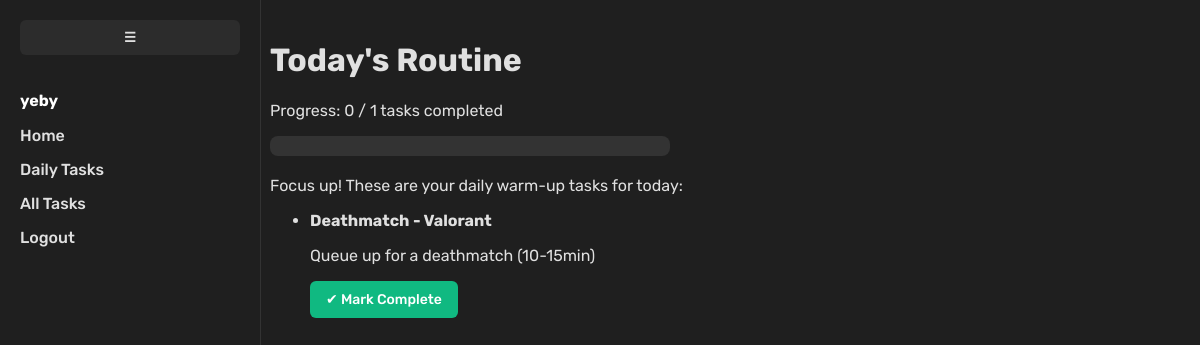
/tasks/daily/ (signed in), run on an earlier commit of the app's database.
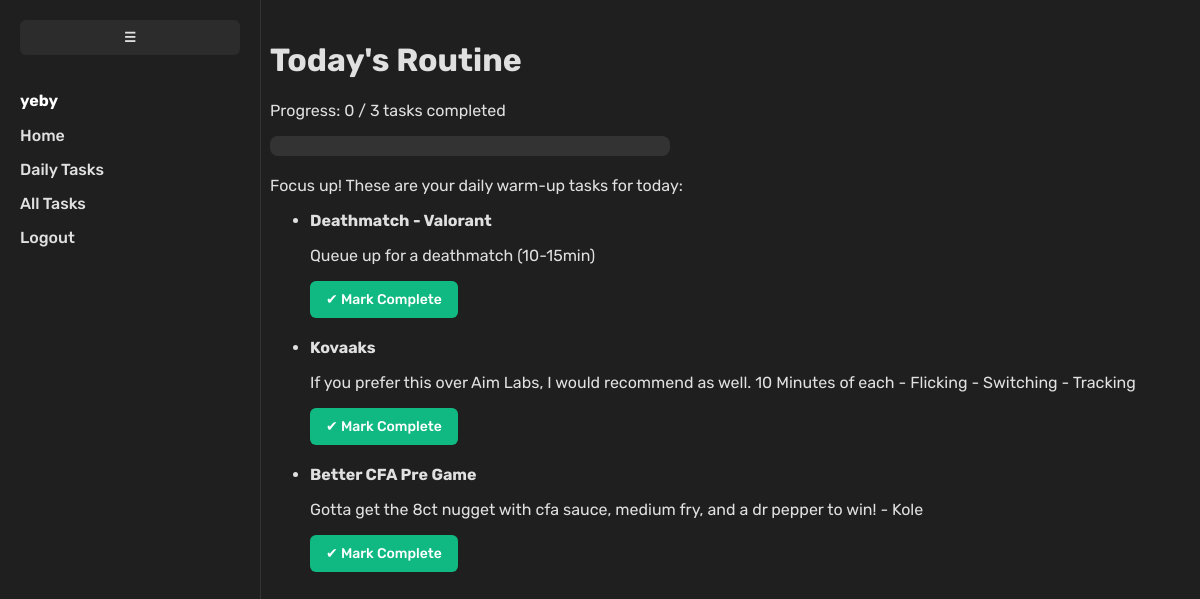
And on a later commit of the database.
### tasks/models.py (models this page shows, shortened)
class Task(models.Model):
    user = models.ForeignKey(User, on_delete=models.CASCADE)
    title = models.CharField(max_length=255)
    description = models.TextField(blank=True)
    created_at = models.DateTimeField(auto_now_add=True)
    completed = models.BooleanField(default=False)
    is_daily = models.BooleanField(default=False)
    completed_at = models.DateTimeField(null=True, blank=True)

### tasks/views.py (the view)
# urls.py: path('daily/', views.daily_tasks, name='daily_tasks'),
def daily_tasks(request):
    today = timezone.now().date()
    tasks = Task.objects.filter(user=request.user, is_daily=True)
    completed_count = 0
    for task in tasks:
        task.done_today = (
            task.completed_at and task.completed_at.date() == today
        )
        if task.done_today:
            completed_count += 1
    total_tasks = tasks.count()
    progress_percent = int((completed_count / total_tasks) * 100) if total_tasks > 0 else 0
    context = {
        'tasks': tasks,
        'completed_count': completed_count,
        'total_tasks': total_tasks,
        'progress_percent': progress_percent,
    }
    return render(request, 'tasks/daily_tasks.html', context)

### templates/tasks/daily_tasks.html (shortened to what this page needs)
{% load static %}
<!DOCTYPE html>
<html>
    <head>
        <link rel="stylesheet" type="text/css" href="{% static 'css/style.css' %}">
    </head>
    <body>
        {% include 'partials/navbar.html' %}
        <div class="content">
            <h1>Today's Routine</h1>
            {% if total_tasks > 0 %}
            <p>Progress: {{ completed_count }} / {{ total_tasks }} tasks completed</p>
            <div class="progress-bar-container">
              </div>
            {% endif %}
            <p>Focus up! These are your daily warm-up tasks for today:</p>
            <ul>
                {% for task in tasks %}
                    <li style="margin-bottom: 20px;">
                        <strong>{{ task.title }}</strong>
                        <p>{{ task.description }}</p>
                        {% if task.done_today %}
                            <span style="color: #4CAF50;">✔ Done today</span>
                        {% else %}
                            <form method="POST" action="{% url 'complete_daily_task' task.id %}" class="inline-form">
                                <button type="submit" class="btn complete-btn">✔ Mark Complete</button>
                            </form>
                        {% endif %}
                    </li>
                {% empty %}
                    <p>No daily tasks yet! Edit your tasks to add some to your routine.</p>
                {% endfor %}
            </ul>
        </div>
    </body>
</html>

### templates/partials/navbar.html (shortened to what this page needs)
{% load static %}
<div class="sidebar" id="sidebar">
  <button class="toggle-btn" id="toggleBtn">☰</button>
  {% if user.is_authenticated %}
    <p style="color: #fff; font-weight: bold;">{{ user.username }}</p>
    <a href="{% url 'home' %}"><span class="link-text">Home</span></a>
    <a href="{% url 'daily_tasks' %}"><span class="link-text">Daily Tasks</span></a>
    <a href="{% url 'task_list' %}"><span class="link-text">All Tasks</span></a>
    <a href="{% url 'logout' %}"><span class="link-text">Logout</span></a>
  {% else %}
    <a href="{% url 'home' %}"><span class="link-text">Home</span></a>
    <a href="{% url 'login' %}"><span class="link-text">Login</span></a>
    <a href="{% url 'signup' %}"><span class="link-text">Sign Up</span></a>
  {% endif %}
</div>

### static/css/style.css (style rules this page uses)
html, body { background-color: #1f1f1f; margin: 0; padding: 0; font-family: 'Rubik', sans-serif; }
.content { margin-left: 250px; padding: 20px; background-color: #1f1f1f; min-height: 100vh; color: #e0e0e0; transition: margin-left 0.3s; }
.btn { display: inline-block; padding: 8px 16px; border: none; border-radius: 6px; text-decoration: none; font-weight: 500; color: white; cursor: pointer; margin-right: 5px; font-size: 14px; line-height: 1.5; transition: background-color 0.2s ease; }
.btn:where(button) { font-family: inherit; appearance: none; -webkit-appearance: none; background: none; }
.complete-btn { background-color: #10B981; }
li form { display: inline; }
.progress-bar-container { background-color: #333; border-radius: 8px; overflow: hidden; height: 20px; width: 100%; max-width: 400px; margin-bottom: 20px; }

### templates/partials/navbar.html (style rules this page uses)
.sidebar { width: 220px; height: 100vh; background-color: #1f1f1f; padding: 20px; position: fixed; top: 0; left: 0; transition: width 0.3s, padding 0.3s; overflow: hidden; font-family: 'Rubik', sans-serif; border-right: 1px solid #333333; }
.sidebar p, .sidebar a { transition: opacity 0.3s, visibility 0.3s; }
.sidebar a { display: block; color: #e0e0e0; text-decoration: none; margin: 15px 0; font-weight: 500; transition: color 0.3s ease; }
.toggle-btn { background-color: #2c2c2c; border: none; color: #e0e0e0; padding: 10px; cursor: pointer; width: 100%; text-align: center; margin-bottom: 20px; border-radius: 6px; font-weight: bold; transition: background-color 0.3s ease; }

What changed in the data, as far as the page shows it:
now on this page (row edited): Task: title "Kovaaks", description "If you prefer this over Aim Labs, I would recommend as well. 10 Minutes of each - Flicking - Switching - Tracking", shows "✔ Mark Complete"
now on this page (row edited): Task: title "Better CFA Pre Game", description "Gotta get the 8ct nugget with cfa sauce, medium fry, and a dr pepper to win! - Kole", shows "✔ Mark Complete"
Also different on the page:
{{ total_tasks }}: "1" → "3"
